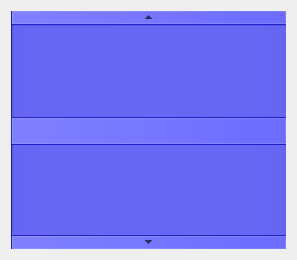
<?xml version="1.0" encoding="UTF-8"?>
<ui version="4.0">
 <class>Form1</class>
 <widget class="QDialog" name="Form1">
  <property name="geometry">
   <rect>
    <x>0</x>
    <y>0</y>
    <width>297</width>
    <height>260</height>
   </rect>
  </property>
  <property name="sizePolicy">
   <sizepolicy hsizetype="Fixed" vsizetype="Expanding">
    <horstretch>0</horstretch>
    <verstretch>0</verstretch>
   </sizepolicy>
  </property>
  <property name="mouseTracking">
   <bool>false</bool>
  </property>
  <property name="windowTitle">
   <string>Form1</string>
  </property>
  <layout class="QGridLayout">
   <property name="leftMargin">
    <number>11</number>
   </property>
   <property name="topMargin">
    <number>11</number>
   </property>
   <property name="rightMargin">
    <number>11</number>
   </property>
   <property name="bottomMargin">
    <number>11</number>
   </property>
   <property name="spacing">
    <number>6</number>
   </property>
   <item row="2" column="2">
    <widget class="QScrollBar" name="verticalScrollBar">
     <property name="sizePolicy">
      <sizepolicy hsizetype="Expanding" vsizetype="Minimum">
       <horstretch>0</horstretch>
       <verstretch>0</verstretch>
      </sizepolicy>
     </property>
     <property name="palette">
      <palette>
       <active>
        <colorrole role="WindowText">
         <brush brushstyle="SolidPattern">
          <color alpha="255">
           <red>0</red>
           <green>0</green>
           <blue>0</blue>
          </color>
         </brush>
        </colorrole>
        <colorrole role="Button">
         <brush brushstyle="SolidPattern">
          <color alpha="255">
           <red>0</red>
           <green>0</green>
           <blue>255</blue>
          </color>
         </brush>
        </colorrole>
        <colorrole role="Light">
         <brush brushstyle="SolidPattern">
          <color alpha="255">
           <red>127</red>
           <green>127</green>
           <blue>255</blue>
          </color>
         </brush>
        </colorrole>
        <colorrole role="Midlight">
         <brush brushstyle="SolidPattern">
          <color alpha="255">
           <red>63</red>
           <green>63</green>
           <blue>255</blue>
          </color>
         </brush>
        </colorrole>
        <colorrole role="Dark">
         <brush brushstyle="SolidPattern">
          <color alpha="255">
           <red>0</red>
           <green>0</green>
           <blue>127</blue>
          </color>
         </brush>
        </colorrole>
        <colorrole role="Mid">
         <brush brushstyle="SolidPattern">
          <color alpha="255">
           <red>0</red>
           <green>0</green>
           <blue>170</blue>
          </color>
         </brush>
        </colorrole>
        <colorrole role="Text">
         <brush brushstyle="SolidPattern">
          <color alpha="255">
           <red>0</red>
           <green>0</green>
           <blue>0</blue>
          </color>
         </brush>
        </colorrole>
        <colorrole role="BrightText">
         <brush brushstyle="SolidPattern">
          <color alpha="255">
           <red>255</red>
           <green>255</green>
           <blue>255</blue>
          </color>
         </brush>
        </colorrole>
        <colorrole role="ButtonText">
         <brush brushstyle="SolidPattern">
          <color alpha="255">
           <red>0</red>
           <green>0</green>
           <blue>0</blue>
          </color>
         </brush>
        </colorrole>
        <colorrole role="Base">
         <brush brushstyle="SolidPattern">
          <color alpha="255">
           <red>255</red>
           <green>255</green>
           <blue>255</blue>
          </color>
         </brush>
        </colorrole>
        <colorrole role="Window">
         <brush brushstyle="SolidPattern">
          <color alpha="255">
           <red>0</red>
           <green>0</green>
           <blue>255</blue>
          </color>
         </brush>
        </colorrole>
        <colorrole role="Shadow">
         <brush brushstyle="SolidPattern">
          <color alpha="255">
           <red>0</red>
           <green>0</green>
           <blue>0</blue>
          </color>
         </brush>
        </colorrole>
        <colorrole role="AlternateBase">
         <brush brushstyle="SolidPattern">
          <color alpha="255">
           <red>127</red>
           <green>127</green>
           <blue>255</blue>
          </color>
         </brush>
        </colorrole>
        <colorrole role="ToolTipBase">
         <brush brushstyle="SolidPattern">
          <color alpha="255">
           <red>255</red>
           <green>255</green>
           <blue>220</blue>
          </color>
         </brush>
        </colorrole>
        <colorrole role="ToolTipText">
         <brush brushstyle="SolidPattern">
          <color alpha="255">
           <red>0</red>
           <green>0</green>
           <blue>0</blue>
          </color>
         </brush>
        </colorrole>
       </active>
       <inactive>
        <colorrole role="WindowText">
         <brush brushstyle="SolidPattern">
          <color alpha="255">
           <red>0</red>
           <green>0</green>
           <blue>0</blue>
          </color>
         </brush>
        </colorrole>
        <colorrole role="Button">
         <brush brushstyle="SolidPattern">
          <color alpha="255">
           <red>0</red>
           <green>0</green>
           <blue>255</blue>
          </color>
         </brush>
        </colorrole>
        <colorrole role="Light">
         <brush brushstyle="SolidPattern">
          <color alpha="255">
           <red>127</red>
           <green>127</green>
           <blue>255</blue>
          </color>
         </brush>
        </colorrole>
        <colorrole role="Midlight">
         <brush brushstyle="SolidPattern">
          <color alpha="255">
           <red>63</red>
           <green>63</green>
           <blue>255</blue>
          </color>
         </brush>
        </colorrole>
        <colorrole role="Dark">
         <brush brushstyle="SolidPattern">
          <color alpha="255">
           <red>0</red>
           <green>0</green>
           <blue>127</blue>
          </color>
         </brush>
        </colorrole>
        <colorrole role="Mid">
         <brush brushstyle="SolidPattern">
          <color alpha="255">
           <red>0</red>
           <green>0</green>
           <blue>170</blue>
          </color>
         </brush>
        </colorrole>
        <colorrole role="Text">
         <brush brushstyle="SolidPattern">
          <color alpha="255">
           <red>0</red>
           <green>0</green>
           <blue>0</blue>
          </color>
         </brush>
        </colorrole>
        <colorrole role="BrightText">
         <brush brushstyle="SolidPattern">
          <color alpha="255">
           <red>255</red>
           <green>255</green>
           <blue>255</blue>
          </color>
         </brush>
        </colorrole>
        <colorrole role="ButtonText">
         <brush brushstyle="SolidPattern">
          <color alpha="255">
           <red>0</red>
           <green>0</green>
           <blue>0</blue>
          </color>
         </brush>
        </colorrole>
        <colorrole role="Base">
         <brush brushstyle="SolidPattern">
          <color alpha="255">
           <red>255</red>
           <green>255</green>
           <blue>255</blue>
          </color>
         </brush>
        </colorrole>
        <colorrole role="Window">
         <brush brushstyle="SolidPattern">
          <color alpha="255">
           <red>0</red>
           <green>0</green>
           <blue>255</blue>
          </color>
         </brush>
        </colorrole>
        <colorrole role="Shadow">
         <brush brushstyle="SolidPattern">
          <color alpha="255">
           <red>0</red>
           <green>0</green>
           <blue>0</blue>
          </color>
         </brush>
        </colorrole>
        <colorrole role="AlternateBase">
         <brush brushstyle="SolidPattern">
          <color alpha="255">
           <red>127</red>
           <green>127</green>
           <blue>255</blue>
          </color>
         </brush>
        </colorrole>
        <colorrole role="ToolTipBase">
         <brush brushstyle="SolidPattern">
          <color alpha="255">
           <red>255</red>
           <green>255</green>
           <blue>220</blue>
          </color>
         </brush>
        </colorrole>
        <colorrole role="ToolTipText">
         <brush brushstyle="SolidPattern">
          <color alpha="255">
           <red>0</red>
           <green>0</green>
           <blue>0</blue>
          </color>
         </brush>
        </colorrole>
       </inactive>
       <disabled>
        <colorrole role="WindowText">
         <brush brushstyle="SolidPattern">
          <color alpha="255">
           <red>0</red>
           <green>0</green>
           <blue>127</blue>
          </color>
         </brush>
        </colorrole>
        <colorrole role="Button">
         <brush brushstyle="SolidPattern">
          <color alpha="255">
           <red>0</red>
           <green>0</green>
           <blue>255</blue>
          </color>
         </brush>
        </colorrole>
        <colorrole role="Light">
         <brush brushstyle="SolidPattern">
          <color alpha="255">
           <red>127</red>
           <green>127</green>
           <blue>255</blue>
          </color>
         </brush>
        </colorrole>
        <colorrole role="Midlight">
         <brush brushstyle="SolidPattern">
          <color alpha="255">
           <red>63</red>
           <green>63</green>
           <blue>255</blue>
          </color>
         </brush>
        </colorrole>
        <colorrole role="Dark">
         <brush brushstyle="SolidPattern">
          <color alpha="255">
           <red>0</red>
           <green>0</green>
           <blue>127</blue>
          </color>
         </brush>
        </colorrole>
        <colorrole role="Mid">
         <brush brushstyle="SolidPattern">
          <color alpha="255">
           <red>0</red>
           <green>0</green>
           <blue>170</blue>
          </color>
         </brush>
        </colorrole>
        <colorrole role="Text">
         <brush brushstyle="SolidPattern">
          <color alpha="255">
           <red>0</red>
           <green>0</green>
           <blue>127</blue>
          </color>
         </brush>
        </colorrole>
        <colorrole role="BrightText">
         <brush brushstyle="SolidPattern">
          <color alpha="255">
           <red>255</red>
           <green>255</green>
           <blue>255</blue>
          </color>
         </brush>
        </colorrole>
        <colorrole role="ButtonText">
         <brush brushstyle="SolidPattern">
          <color alpha="255">
           <red>0</red>
           <green>0</green>
           <blue>127</blue>
          </color>
         </brush>
        </colorrole>
        <colorrole role="Base">
         <brush brushstyle="SolidPattern">
          <color alpha="255">
           <red>0</red>
           <green>0</green>
           <blue>255</blue>
          </color>
         </brush>
        </colorrole>
        <colorrole role="Window">
         <brush brushstyle="SolidPattern">
          <color alpha="255">
           <red>0</red>
           <green>0</green>
           <blue>255</blue>
          </color>
         </brush>
        </colorrole>
        <colorrole role="Shadow">
         <brush brushstyle="SolidPattern">
          <color alpha="255">
           <red>0</red>
           <green>0</green>
           <blue>0</blue>
          </color>
         </brush>
        </colorrole>
        <colorrole role="AlternateBase">
         <brush brushstyle="SolidPattern">
          <color alpha="255">
           <red>0</red>
           <green>0</green>
           <blue>255</blue>
          </color>
         </brush>
        </colorrole>
        <colorrole role="ToolTipBase">
         <brush brushstyle="SolidPattern">
          <color alpha="255">
           <red>255</red>
           <green>255</green>
           <blue>220</blue>
          </color>
         </brush>
        </colorrole>
        <colorrole role="ToolTipText">
         <brush brushstyle="SolidPattern">
          <color alpha="255">
           <red>0</red>
           <green>0</green>
           <blue>0</blue>
          </color>
         </brush>
        </colorrole>
       </disabled>
      </palette>
     </property>
     <property name="value">
      <number>50</number>
     </property>
     <property name="orientation">
      <enum>Qt::Vertical</enum>
     </property>
    </widget>
   </item>
  </layout>
 </widget>
 <layoutdefault spacing="6" margin="11"/>
 <pixmapfunction>qPixmapFromMimeSource</pixmapfunction>
 <resources/>
 <connections/>
</ui>
